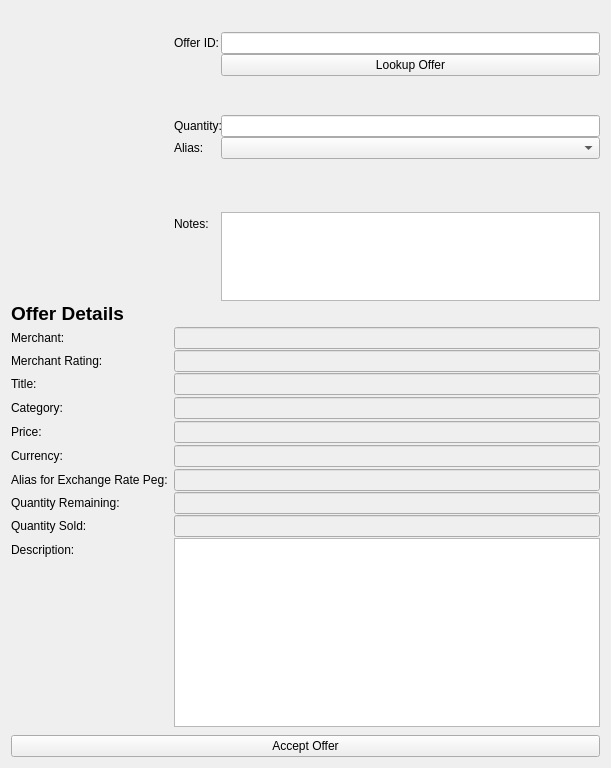
<?xml version="1.0" encoding="UTF-8"?>
<ui version="4.0">
 <class>AcceptandPayOfferListPage</class>
 <widget class="QDialog" name="AcceptandPayOfferListPage">
  <property name="windowModality">
   <enum>Qt::NonModal</enum>
  </property>
  <property name="geometry">
   <rect>
    <x>0</x>
    <y>0</y>
    <width>611</width>
    <height>768</height>
   </rect>
  </property>
  <property name="maximumSize">
   <size>
    <width>16777215</width>
    <height>768</height>
   </size>
  </property>
  <property name="windowTitle">
   <string>Pay Offer</string>
  </property>
  <property name="autoFillBackground">
   <bool>true</bool>
  </property>
  <layout class="QVBoxLayout" name="verticalLayout">
   <item>
    <widget class="QLabel" name="labelExplanation">
     <property name="font">
      <font>
       <pointsize>10</pointsize>
       <weight>75</weight>
       <bold>true</bold>
      </font>
     </property>
     <property name="text">
      <string/>
     </property>
    </widget>
   </item>
   <item>
    <layout class="QFormLayout" name="formLayout">
     <property name="fieldGrowthPolicy">
      <enum>QFormLayout::AllNonFixedFieldsGrow</enum>
     </property>
     <property name="verticalSpacing">
      <number>1</number>
     </property>
     <item row="0" column="0">
      <widget class="QPushButton" name="imageButton">
       <property name="sizePolicy">
        <sizepolicy hsizetype="Minimum" vsizetype="Fixed">
         <horstretch>0</horstretch>
         <verstretch>0</verstretch>
        </sizepolicy>
       </property>
       <property name="maximumSize">
        <size>
         <width>300</width>
         <height>300</height>
        </size>
       </property>
       <property name="baseSize">
        <size>
         <width>1</width>
         <height>0</height>
        </size>
       </property>
       <property name="autoFillBackground">
        <bool>false</bool>
       </property>
       <property name="text">
        <string/>
       </property>
       <property name="iconSize">
        <size>
         <width>300</width>
         <height>300</height>
        </size>
       </property>
       <property name="autoRepeat">
        <bool>false</bool>
       </property>
       <property name="autoDefault">
        <bool>true</bool>
       </property>
       <property name="default">
        <bool>false</bool>
       </property>
       <property name="flat">
        <bool>true</bool>
       </property>
      </widget>
     </item>
     <item row="0" column="1">
      <layout class="QFormLayout" name="formLayout_3">
       <property name="fieldGrowthPolicy">
        <enum>QFormLayout::AllNonFixedFieldsGrow</enum>
       </property>
       <item row="1" column="0">
        <widget class="QLabel" name="label">
         <property name="text">
          <string>Offer ID:</string>
         </property>
         <property name="buddy">
          <cstring>offeridEdit</cstring>
         </property>
        </widget>
       </item>
       <item row="1" column="1">
        <widget class="QLineEdit" name="offeridEdit">
         <property name="toolTip">
          <string>The value associated with this offer.</string>
         </property>
        </widget>
       </item>
       <item row="2" column="1">
        <widget class="QPushButton" name="lookupButton">
         <property name="toolTip">
          <string>Lookup the OfferID from the blockchain DB</string>
         </property>
         <property name="text">
          <string>Lookup Offer</string>
         </property>
        </widget>
       </item>
       <item row="3" column="1">
        <spacer name="verticalSpacer_2">
         <property name="orientation">
          <enum>Qt::Vertical</enum>
         </property>
         <property name="sizeHint" stdset="0">
          <size>
           <width>20</width>
           <height>40</height>
          </size>
         </property>
        </spacer>
       </item>
       <item row="4" column="0">
        <widget class="QLabel" name="label_2">
         <property name="text">
          <string>Quantity:</string>
         </property>
        </widget>
       </item>
       <item row="4" column="1">
        <widget class="QLineEdit" name="qtyEdit"/>
       </item>
       <item row="5" column="0">
        <widget class="QLabel" name="aliasLabel">
         <property name="text">
          <string>Alias:</string>
         </property>
        </widget>
       </item>
       <item row="5" column="1">
        <widget class="QComboBox" name="aliasEdit"/>
       </item>
       <item row="6" column="1">
        <widget class="QLabel" name="aliasDisclaimer">
         <property name="text">
          <string/>
         </property>
         <property name="wordWrap">
          <bool>true</bool>
         </property>
        </widget>
       </item>
       <item row="8" column="0">
        <widget class="QLabel" name="label_11">
         <property name="text">
          <string>Notes:</string>
         </property>
        </widget>
       </item>
       <item row="8" column="1">
        <widget class="QPlainTextEdit" name="notesEdit">
         <property name="maximumSize">
          <size>
           <width>16777215</width>
           <height>90</height>
          </size>
         </property>
        </widget>
       </item>
       <item row="7" column="1">
        <spacer name="verticalSpacer">
         <property name="orientation">
          <enum>Qt::Vertical</enum>
         </property>
         <property name="sizeHint" stdset="0">
          <size>
           <width>20</width>
           <height>40</height>
          </size>
         </property>
        </spacer>
       </item>
      </layout>
     </item>
     <item row="3" column="0">
      <widget class="QLabel" name="label_3">
       <property name="font">
        <font>
         <pointsize>14</pointsize>
         <weight>75</weight>
         <bold>true</bold>
        </font>
       </property>
       <property name="text">
        <string>Offer Details</string>
       </property>
      </widget>
     </item>
     <item row="4" column="1">
      <layout class="QVBoxLayout" name="verticalLayout_2"/>
     </item>
     <item row="5" column="0">
      <widget class="QLabel" name="label_8">
       <property name="text">
        <string>Merchant:</string>
       </property>
      </widget>
     </item>
     <item row="5" column="1">
      <widget class="QLineEdit" name="sellerEdit">
       <property name="enabled">
        <bool>false</bool>
       </property>
      </widget>
     </item>
     <item row="6" column="0">
      <widget class="QLabel" name="label_14">
       <property name="text">
        <string>Merchant Rating:</string>
       </property>
      </widget>
     </item>
     <item row="6" column="1">
      <widget class="QLineEdit" name="sellerRatingEdit">
       <property name="enabled">
        <bool>false</bool>
       </property>
      </widget>
     </item>
     <item row="7" column="0">
      <widget class="QLabel" name="label_4">
       <property name="text">
        <string>Title:</string>
       </property>
      </widget>
     </item>
     <item row="7" column="1">
      <widget class="QLineEdit" name="infoTitle">
       <property name="enabled">
        <bool>false</bool>
       </property>
      </widget>
     </item>
     <item row="8" column="1">
      <layout class="QVBoxLayout" name="verticalLayout_3"/>
     </item>
     <item row="9" column="0">
      <widget class="QLabel" name="label_6">
       <property name="text">
        <string>Category:</string>
       </property>
      </widget>
     </item>
     <item row="9" column="1">
      <widget class="QLineEdit" name="infoCategory">
       <property name="enabled">
        <bool>false</bool>
       </property>
      </widget>
     </item>
     <item row="10" column="1">
      <layout class="QVBoxLayout" name="verticalLayout_4"/>
     </item>
     <item row="11" column="0">
      <widget class="QLabel" name="label_5">
       <property name="text">
        <string>Price:</string>
       </property>
      </widget>
     </item>
     <item row="11" column="1">
      <widget class="QLineEdit" name="infoPrice">
       <property name="enabled">
        <bool>false</bool>
       </property>
      </widget>
     </item>
     <item row="12" column="1">
      <layout class="QVBoxLayout" name="verticalLayout_5"/>
     </item>
     <item row="13" column="0">
      <widget class="QLabel" name="label_12">
       <property name="text">
        <string>Currency:</string>
       </property>
      </widget>
     </item>
     <item row="13" column="1">
      <widget class="QLineEdit" name="infoCurrency">
       <property name="enabled">
        <bool>false</bool>
       </property>
      </widget>
     </item>
     <item row="14" column="1">
      <layout class="QVBoxLayout" name="verticalLayout_6"/>
     </item>
     <item row="15" column="0">
      <widget class="QLabel" name="label_10">
       <property name="text">
        <string>Alias for Exchange Rate Peg:</string>
       </property>
      </widget>
     </item>
     <item row="15" column="1">
      <widget class="QLineEdit" name="aliasPegEdit">
       <property name="enabled">
        <bool>false</bool>
       </property>
      </widget>
     </item>
     <item row="16" column="0">
      <widget class="QLabel" name="label_7">
       <property name="text">
        <string>Quantity Remaining:</string>
       </property>
      </widget>
     </item>
     <item row="16" column="1">
      <widget class="QLineEdit" name="infoQty">
       <property name="enabled">
        <bool>false</bool>
       </property>
      </widget>
     </item>
     <item row="17" column="0">
      <widget class="QLabel" name="label_13">
       <property name="text">
        <string>Quantity Sold:</string>
       </property>
      </widget>
     </item>
     <item row="17" column="1">
      <layout class="QVBoxLayout" name="verticalLayout_7">
       <item>
        <widget class="QLineEdit" name="infoSold">
         <property name="enabled">
          <bool>false</bool>
         </property>
        </widget>
       </item>
      </layout>
     </item>
     <item row="18" column="0">
      <widget class="QLabel" name="label_9">
       <property name="text">
        <string>Description:</string>
       </property>
      </widget>
     </item>
     <item row="18" column="1">
      <widget class="QPlainTextEdit" name="infoDescription">
       <property name="enabled">
        <bool>true</bool>
       </property>
       <property name="maximumSize">
        <size>
         <width>16777215</width>
         <height>700</height>
        </size>
       </property>
      </widget>
     </item>
     <item row="19" column="1">
      <layout class="QVBoxLayout" name="verticalLayout_8"/>
     </item>
     <item row="20" column="1">
      <layout class="QVBoxLayout" name="verticalLayout_9"/>
     </item>
    </layout>
   </item>
   <item>
    <widget class="QPushButton" name="acceptButton">
     <property name="toolTip">
      <string>Purchase this offer</string>
     </property>
     <property name="text">
      <string>Accept Offer</string>
     </property>
    </widget>
   </item>
  </layout>
 </widget>
 <resources>
  <include location="../gtacoin.qrc"/>
 </resources>
 <connections/>
</ui>
